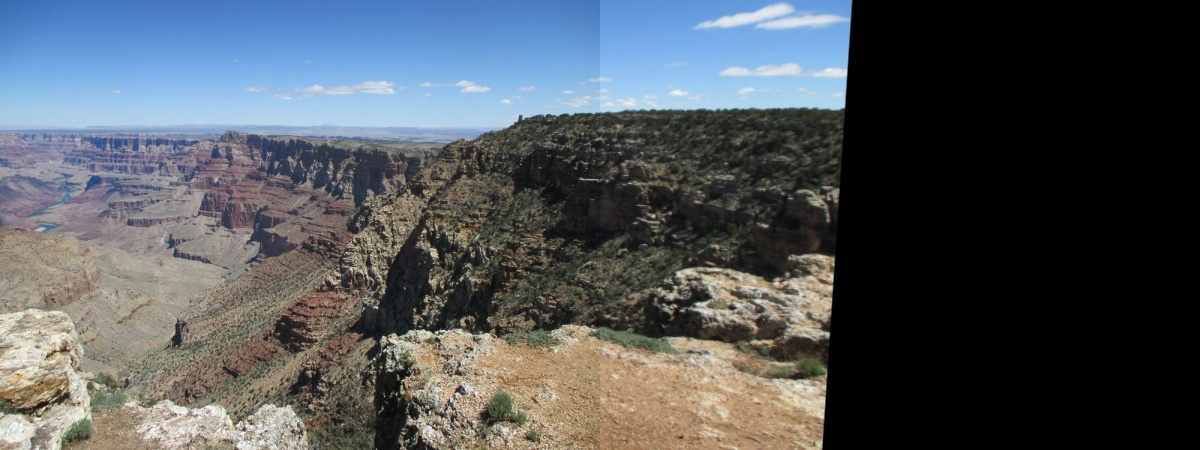
#> input picture images/image00.jpg, 1200 x 450 px
$ python -i stitcher.py   (imports and definitions only)   (older library calls are emulated)
#> lines starting #> are read from the running program, lines starting #| are printed output that depends on the picture
#> further down, picture is the input picture: shape (450, 1200, 3); mean B, G, R 91.3, 86.5, 81
#!/usr/bin/env python2

import numpy as np
import imutils
import cv2


class Stitcher:

	def __init__(self):
		# determine if we are using OpenCV v3.X
		self.isv3 = imutils.is_cv3()

	# [22 lines left out: function stitch, not called in this run]

	def detectAndDescribe(self, image):
		gray = cv2.cvtColor(image, cv2.COLOR_BGR2GRAY)
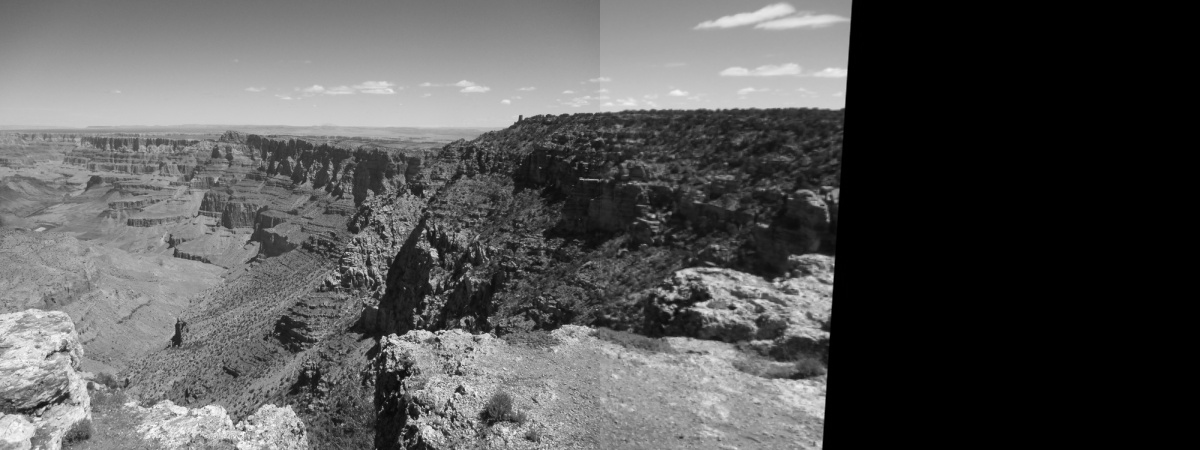
#> gray: shape (450, 1200); min 0, max 255, mean 85.4
		# detect keypoints & extract features in the image
		if self.isv3:
			descriptor = cv2.xfeatures2d.SIFT_create()
			(kps, features) = descriptor.detectAndCompute(image, None)
		else:
			detector = cv2.ORB()
			kps, features = detector.detectAndCompute(gray, None)
#> kps = 500 keypoints; strongest (x, y, size): (385, 350, 31), (458, 393, 31), (456, 391, 31), (839, 105, 77.1)
		# convert the keypoints from KeyPoint objects to NumPy arrays
		kps = np.float32([kp.pt for kp in kps])
#> kps = 500 pairs, first value 39 to 843.6, second value 104.5 to 418
		return (kps, features)

	# [39 lines left out: functions matchKeypoints, drawMatches, not called in this run]

>>> import cv2
>>> picture = cv2.imread('images/image00.jpg')
>>> result = Stitcher().detectAndDescribe(picture)
#> result = 2 point arrays, longest 500 points
